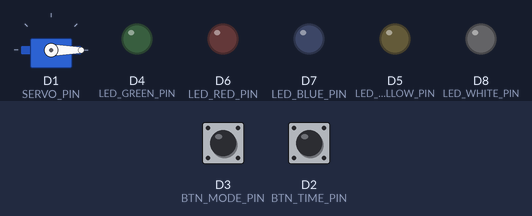
Bench run of a sketch on a simulated ESP8266 (NodeMCU). On the bench: servo, output pins drawn as LEDs (lit = HIGH). Inputs (shaded band) come from the test bench; at power-on: D3 (BTN_MODE_PIN) HIGH, D2 (BTN_TIME_PIN) HIGH. WiFi joins after 1.5 s; servers stay silent unless stated; network time is answered at once with the bench clock.

Above: at 2.7 s.
2.8 s: D3 (BTN_MODE_PIN) pulled LOW for 0.15 s
At 3.8 s:
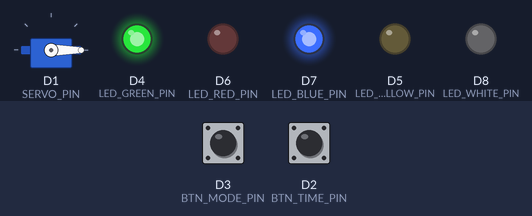
4.4 s: D2 (BTN_TIME_PIN) pulled LOW for 0.15 s
7.5 s: D3 (BTN_MODE_PIN) pulled LOW for 3.2 s
At 10.8 s:
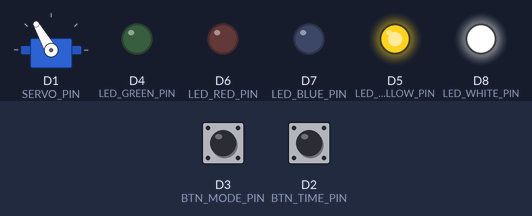
12.2 s: D2 (BTN_TIME_PIN) pulled LOW for 1 s
16.2 s: D3 (BTN_MODE_PIN) pulled LOW for 3.2 s
At 19.2 s:
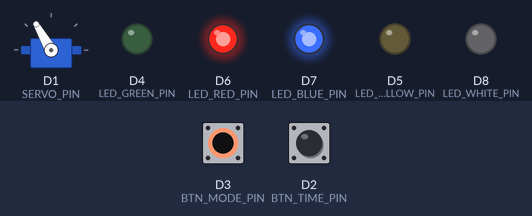
20.9 s: D2 (BTN_TIME_PIN) pulled LOW for 0.15 s
At 28.1 s:
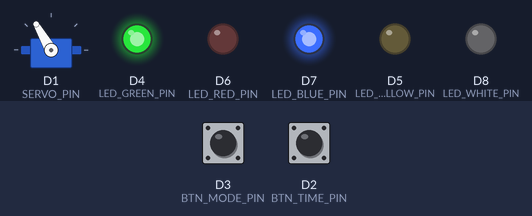
Timing chart, 0 to 28.4 s (numbered marks = the images above; inputs shaded):
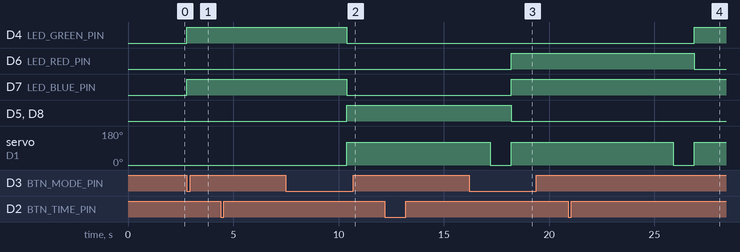

The sketch:

ESP32_SERVO_PERFUME_AMBIENTE07112024.ino
```cpp
#include <ESP8266WiFi.h>
#include <ESP8266mDNS.h>
#include <WiFiUdp.h>
#include <ArduinoOTA.h>
#include <NTPClient.h>
#include <Servo.h>

// Configurações Wi-Fi
const char* ssid = "JPL"; // Nome da rede Wi-Fi
const char* password = "123@juarez"; // Senha da rede Wi-Fi

// Configuração do NTP
WiFiUDP ntpUDP;
NTPClient timeClient(ntpUDP, "pool.ntp.org", 0, 60000); // Servidor NTP

// Pinos do NodeMCU
#define SERVO_PIN D1          // Pino do servo motor
#define BTN_TIME_PIN D2       // Botão para alternar tempo
#define BTN_MODE_PIN D3       // Botão para alternar modos
#define LED_GREEN_PIN D4      // LED verde (45 minutos)
#define LED_YELLOW_PIN D5     // LED amarelo (30 minutos)
#define LED_RED_PIN D6        // LED vermelho (15 minutos)
#define LED_BLUE_PIN D7       // LED azul (finais de semana)
#define LED_WHITE_PIN D8      // LED branco (todos os dias)

// Variáveis globais
Servo servo;
int timeInterval = 45 * 60 * 1000; // Intervalo padrão em milissegundos
bool weekendOnly = false; // Modo inicial (todos os dias)
unsigned long lastServoActivation = 0;
bool btnTimePressed = false;
bool btnModePressed = false;

void setup() {
  // Configuração dos pinos
  pinMode(BTN_TIME_PIN, INPUT_PULLUP);
  pinMode(BTN_MODE_PIN, INPUT_PULLUP);
  pinMode(LED_GREEN_PIN, OUTPUT);
  pinMode(LED_YELLOW_PIN, OUTPUT);
  pinMode(LED_RED_PIN, OUTPUT);
  pinMode(LED_BLUE_PIN, OUTPUT);
  pinMode(LED_WHITE_PIN, OUTPUT);

  // Inicializa os LEDs
  digitalWrite(LED_GREEN_PIN, LOW);
  digitalWrite(LED_YELLOW_PIN, LOW);
  digitalWrite(LED_RED_PIN, LOW);
  digitalWrite(LED_BLUE_PIN, LOW);
  digitalWrite(LED_WHITE_PIN, LOW);

  // Conexão Wi-Fi
  WiFi.begin(ssid, password);
  while (WiFi.status() != WL_CONNECTED) {
    delay(500);
  }

  // Inicializa OTA (atualização over-the-air)
  ArduinoOTA.setHostname("ServoControlPerfum"); // Nome OTA
  ArduinoOTA.begin();

  // Inicializa o NTP
  timeClient.begin();

  // Inicializa o servo motor
  servo.attach(SERVO_PIN);
  servo.write(0); // Posição inicial do servo
}

void loop() {
  ArduinoOTA.handle(); // Gerencia OTA
  timeClient.update(); // Atualiza a hora via NTP

  handleButtons(); // Verifica os botões

  // Verifica se é hora de acionar o servo
  if (millis() - lastServoActivation >= timeInterval) {
    if (shouldActivateServo()) { // Verifica se deve acionar com base no dia da semana
      activateServo();
    }
  }
}

// Função para acionar o servo
void activateServo() {
  servo.write(0); // Move o servo para 0 graus
  delay(1000); // Aguarda 1 segundo
  servo.write(120); // Retorna para 180 graus

  // Atualiza o último acionamento
  lastServoActivation = millis();

  // Atualiza LEDs
  updateLEDs();
}

// Função para gerenciar os LEDs com base no intervalo de tempo
void updateLEDs() {
  digitalWrite(LED_GREEN_PIN, timeInterval == 45 * 60 * 1000 ? HIGH : LOW);
  digitalWrite(LED_YELLOW_PIN, timeInterval == 30 * 60 * 1000 ? HIGH : LOW);
  digitalWrite(LED_RED_PIN, timeInterval == 15 * 60 * 1000 ? HIGH : LOW);
  digitalWrite(LED_BLUE_PIN, weekendOnly ? HIGH : LOW);
  digitalWrite(LED_WHITE_PIN, weekendOnly ? LOW : HIGH);
}

// Função para verificar os botões
void handleButtons() {
  // Botão para alternar o intervalo de tempo
  if (digitalRead(BTN_TIME_PIN) == LOW && !btnTimePressed) {
    btnTimePressed = true;

    // Alterna o intervalo de tempo
    if (timeInterval == 45 * 60 * 1000) {
      timeInterval = 30 * 60 * 1000; // 30 minutos
    } else if (timeInterval == 30 * 60 * 1000) {
      timeInterval = 15 * 60 * 1000; // 15 minutos
    } else {
      timeInterval = 45 * 60 * 1000; // 45 minutos
    }

    delay(5000); // Aguarda 10 segundos antes de ativar
    activateServo();
  } else if (digitalRead(BTN_TIME_PIN) == HIGH) {
    btnTimePressed = false;
  }

  // Botão para alternar o modo de funcionamento (todos os dias/finais de semana)
  if (digitalRead(BTN_MODE_PIN) == LOW && !btnModePressed) {
    btnModePressed = true;
    weekendOnly = !weekendOnly; // Alterna o modo
    updateLEDs();
  } else if (digitalRead(BTN_MODE_PIN) == HIGH) {
    btnModePressed = false;
  }
}

// Função para verificar se deve acionar com base no dia da semana
bool shouldActivateServo() {
  time_t rawTime = timeClient.getEpochTime();
  struct tm* timeInfo = localtime(&rawTime);

  int dayOfWeek = timeInfo->tm_wday; // 0 = domingo, 6 = sábado

  if (weekendOnly) {
    return (dayOfWeek == 0 || dayOfWeek == 6); // Apenas sábados e domingos
  }
  return true; // Todos os dias
}
```

Measured:
- after the input at 2.8 s, D4 (LED_GREEN_PIN), D7 (LED_BLUE_PIN): LOW → HIGH at once
- after the input at 4.4 s, every drawn part: stays the same
- after the input at 7.5 s, D7 (LED_BLUE_PIN): HIGH → LOW after 2.9 s; D8 (LED_WHITE_PIN): LOW → HIGH after 2.9 s
- after the input at 12.2 s, every drawn part: stays the same
- after the input at 16.2 s, D7 (LED_BLUE_PIN): LOW → HIGH after 2.0 s; D8 (LED_WHITE_PIN): HIGH → LOW after 2.0 s
- after the input at 20.9 s, D4 (LED_GREEN_PIN): LOW → HIGH after 6.0 s; D6 (LED_RED_PIN): HIGH → LOW after 6.0 s; servo on D1 (SERVO_PIN): 120° → 0° after 5.0 s, → 120° 1.0 s later
